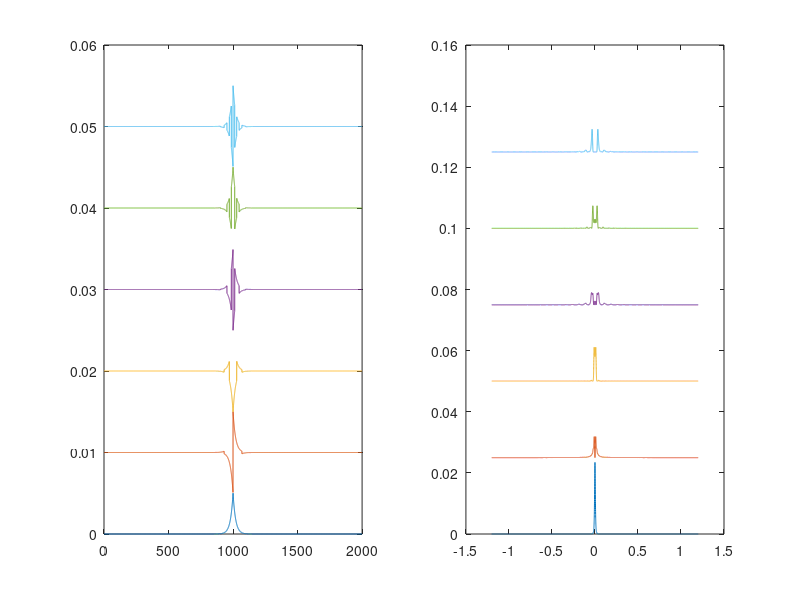

Here is the MATLAB script that generated this plot:
clear all;
load('mod_data.mat');
%variable: t, y_mod (time domain); f, Py( frequency domain)

subplot(1,2,1);
plot(t,real(y_mod(1:3:16,:))+1e-2*(0:5)'*ones(1,size(y_mod,2)));
subplot(1,2,2);
plot(f,Py(1:3:16,:)+2.5e-2*(0:5)'*ones(1,size(Py,2)));